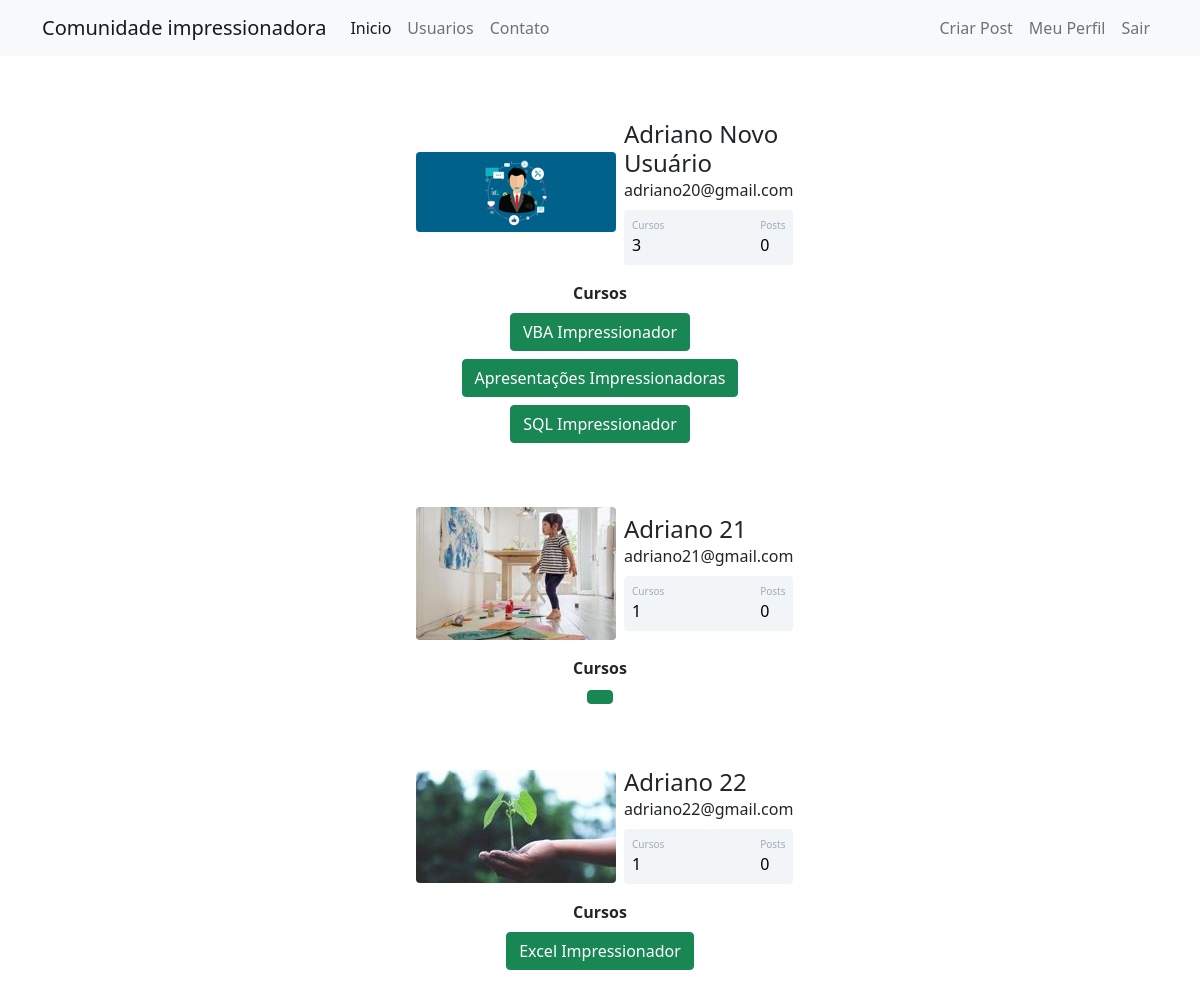
The app's page /usuarios (signed in) with its own data.
### comunidadeimpressionadora/models.py (models this page shows)
class Usuario(database.Model, UserMixin):
    id = database.Column(database.Integer, primary_key=True)
    username = database.Column(database.String, nullable=False)
    email = database.Column(database.String, nullable=False, unique=True)
    senha = database.Column(database.String, nullable=False)
    foto_perfil = database.Column(database.String, default="default.png")
    posts = database.relationship("Post", backref="autor", lazy=True)
    cursos = database.Column(database.String, nullable=False, default="Não informado")

### comunidadeimpressionadora/routes.py (the view)
@app.route("/usuarios")
@login_required
def usuarios():
    lista_usuarios = Usuario.query.all()
    return render_template("usuarios.html", lista_usuarios=lista_usuarios)

### comunidadeimpressionadora/models.py (called while the page is built)
@login_manager.user_loader #Informa ao login manager que éssa é a função que retorna o usuário
def load_usuario(id_usuario):
    return Usuario.query.get(int(id_usuario))

### comunidadeimpressionadora/templates/usuarios.html (shortened to what this page needs)
{% extends 'base.html' %}
{% block body %}
    {% for usuario in lista_usuarios %}
        <div class="container mt-5 d-flex justify-content-center">
            <div class="card p-3">
                <div class="d-flex align-items-center">
                    <div class="image pe-2">
                        <img src="{{ url_for('static', filename='fotos_perfil/{}'.format(usuario.foto_perfil)) }}"
                            class="rounded" width="200"
                        >
                    </div>
                <div class="ml-3 w-100">
                    <h4 class="mb-0 mt-0">{{usuario.username}}</h4>
                    <span>{{usuario.email}}</span>
                    <div class="p-2 mt-2 bg-primary d-flex justify-content-between rounded text-white stats">
                        <div class="d-flex flex-column">
                            <span class="articles">Cursos</span>
                            {% if "Não informado" in usuario.cursos %}
                                <span class="number1">0</span>
                            {% else %}
                                <span class="number1">{{ usuario.cursos.count(";") + 1 }}</span>
                            {% endif %}
                        </div>
                        <div class="d-flex flex-column">
                            <span class="rating">Posts</span>
                            <span class="number3">0</span>
                        </div>
                    </div>
                    </div>
                </div>
            </div>
        </div>
        <div class="row justify-content-center">
            <div class="col col-4" style="text-align: center;">
                <strong>Cursos</strong><br>
                {% for curso in usuario.cursos.split(";") %}
                    <button type="button" class="btn btn-success mt-2">{{ curso }}</button>
                {% endfor %}
            </div>
        </div>
    {% endfor %}
{% endblock %}

### comunidadeimpressionadora/templates/base.html (shortened to what this page needs)
<!DOCTYPE html>
<html lang="pt-br">
<head>
    <link href="https://cdn.jsdelivr.net/npm/bootstrap@5.0.2/dist/css/bootstrap.min.css" rel="stylesheet">
    <link rel="stylesheet" type="text/css" href="{{url_for('static', filename='main.css')}}">
</head>
<body>
    {% include 'navbar.html' %}
    {% block body %}
    {% endblock %}
</body>
</html>

### comunidadeimpressionadora/templates/navbar.html (shortened to what this page needs)
<nav class="navbar navbar-expand-lg navbar-light bg-light">
    <div class="container-fluid container">
      <a class="navbar-brand" href="{{ url_for('home') }}">Comunidade impressionadora</a>
      <div class="collapse navbar-collapse" id="navbarSupportedContent">
        <ul class="navbar-nav me-auto mb-2 mb-lg-0">
            <li class="nav-item">
                <a class="nav-link active" aria-current="{{ url_for('home') }}" href="/">Inicio</a>
            </li>
            <li class="nav-item">
                <a class="nav-link" href="{{ url_for('usuarios') }}">Usuarios</a>
            </li>
            <li class="nav-item">
                <a class="nav-link" href="{{ url_for('contato') }}">Contato</a>
            </li>
        </ul>
        <ul class="d-flex navbar-nav">
            {% if current_user.is_authenticated%}
                <li class="nav-item">
                    <a class="nav-link" href="{{ url_for('criar_post') }}">Criar Post</a>
                </li>
                <li class="nav-item">
                    <a class="nav-link" href="{{ url_for('perfil') }}">Meu Perfil</a>
                </li>
                <li class="nav-item">
                    <a class="nav-link" href="{{ url_for('sair') }}">Sair</a>
                </li>
            {% endif %}
        </ul>
      </div>
    </div>
  </nav>

### comunidadeimpressionadora/static/main.css (style rules this page uses)
.card { width: 400px; border: none; border-radius: 10px; background-color: #fff; }
.stats { background: #f2f5f8 !important; color: #000 !important; }
.articles { font-size:10px; color: #a1aab9; }
.number1 { font-weight:500; }
.rating { font-size:10px; color: #a1aab9; }
.number3 { font-weight:500; }

### records on screen
Usuario: foto_perfil (picture), username "Adriano Novo Usuário", email "adriano20@gmail.com", cursos "3", curso "VBA Impressionador" "Apresentações Impressionadoras" "SQL Impressionador"
Usuario: foto_perfil (picture), username "Adriano 21", email "adriano21@gmail.com", cursos "1"
Usuario: foto_perfil (picture), username "Adriano 22", email "adriano22@gmail.com", cursos "1", cursos "Excel Impressionador"
